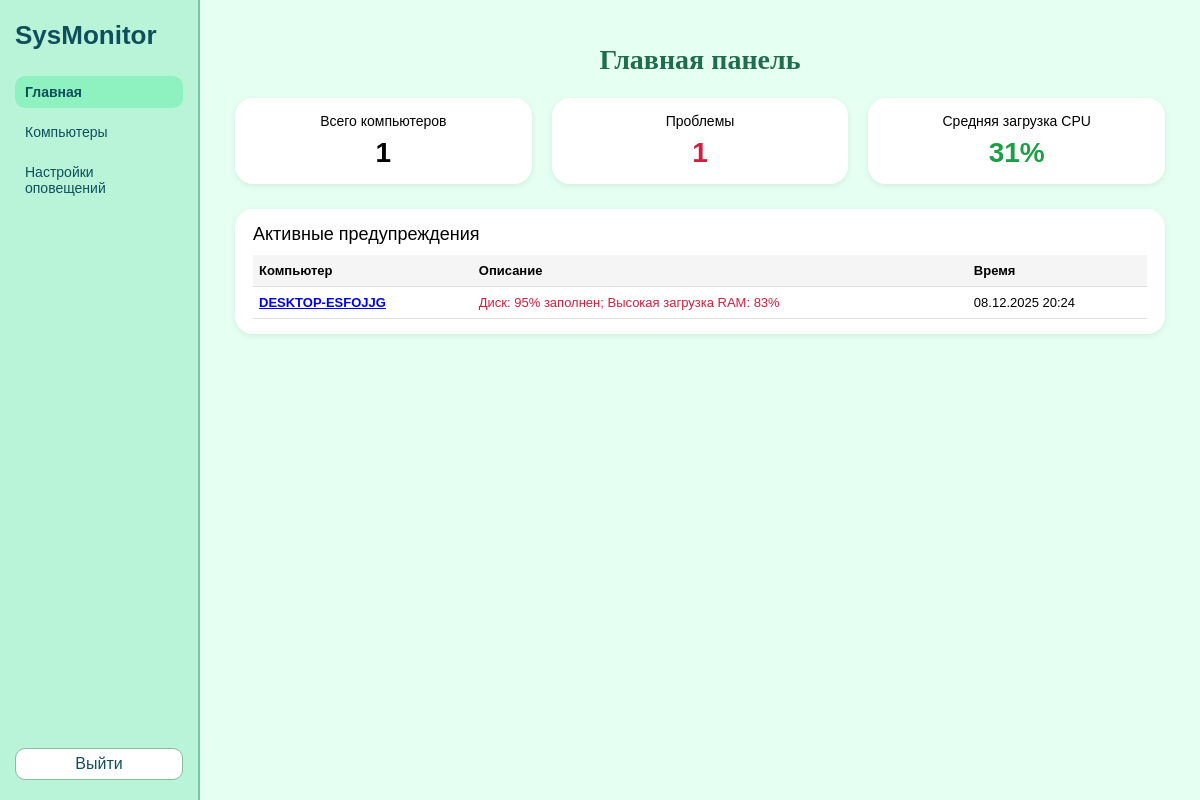
Page /dashboard (signed in) on the earlier database version.
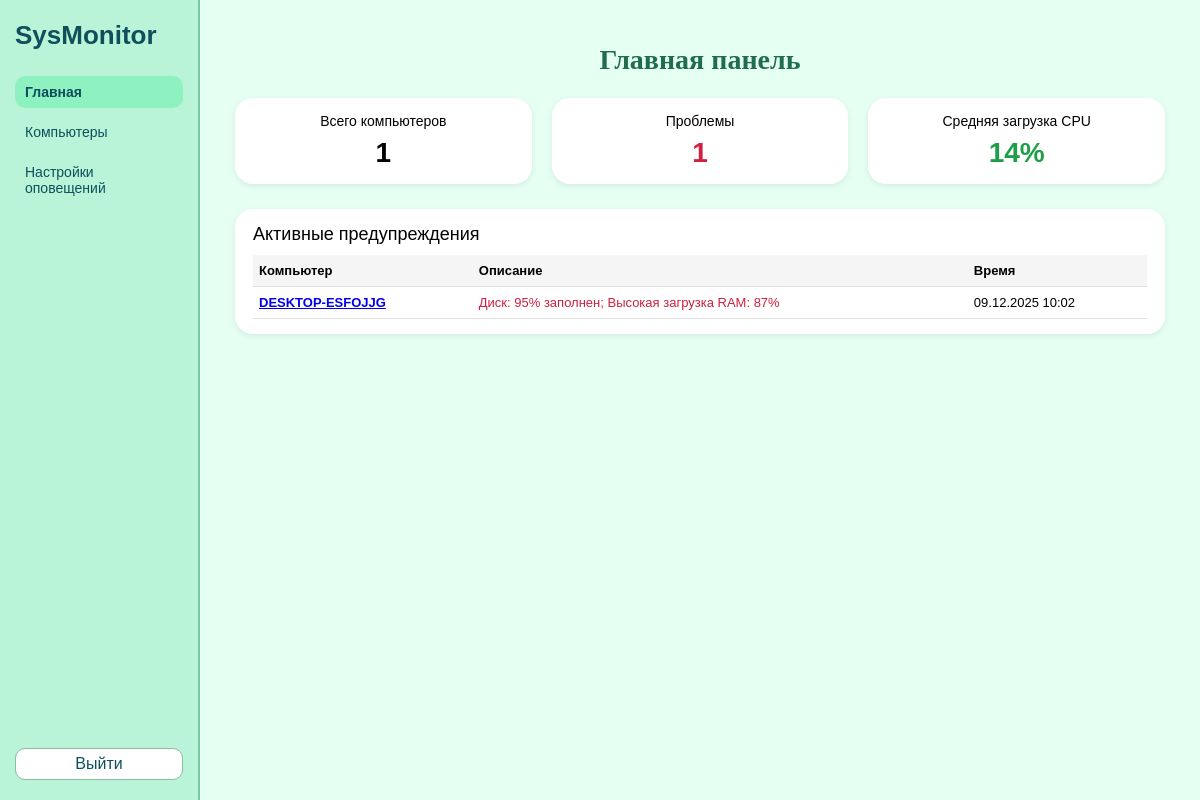
Same page on the later database version.
### app/models.py (models this page shows)
class Computer(db.Model):
    id = db.Column(db.Integer, primary_key=True)
    hostname = db.Column(db.String(128), unique=True, nullable=False)
    created_at = db.Column(db.DateTime, default=datetime.utcnow)
    metrics = db.relationship('Metric', backref='computer', lazy=True, cascade="all, delete-orphan")

class Metric(db.Model):
    id = db.Column(db.Integer, primary_key=True)
    computer_id = db.Column(db.Integer, db.ForeignKey('computer.id'), nullable=False)
    cpu_percent = db.Column(db.Float)
    memory_usage = db.Column(db.Float)
    disk_usage = db.Column(db.Float)
    processes = db.Column(db.Integer)
    timestamp = db.Column(db.DateTime, default=datetime.utcnow)

### app/routes.py (the view)
@main.route('/dashboard')
@login_required
def dashboard():
    computers = Computer.query.all()
    total = len(computers)
    alerts = []
    cpu_values = []
    thresholds = get_thresholds()
    for comp in computers:
        last = comp.metrics[-1] if comp.metrics else None
        if not last:
            continue
        cpu_values.append(last.cpu_percent or 0)
        problems_for_comp = []
        if last.disk_usage is not None and last.disk_usage >= thresholds['disk']:
            problems_for_comp.append(f"Диск: {int(last.disk_usage)}% заполнен")
        if last.memory_usage is not None and last.memory_usage >= thresholds['ram']:
            problems_for_comp.append(f"Высокая загрузка RAM: {int(last.memory_usage)}%")
        if last.cpu_percent is not None and last.cpu_percent >= thresholds['cpu']:
            problems_for_comp.append(f"Высокая загрузка CPU: {int(last.cpu_percent)}%")
        if problems_for_comp:
            alerts.append({
                "computer": comp,
                "message": "; ".join(problems_for_comp),
                "timestamp": last.timestamp,
            })
    problems_count = len(alerts)
    avg_cpu = int(sum(cpu_values) / len(cpu_values)) if cpu_values else 0
    return render_template(
        'dashboard.html',
        total_computers=total,
        problems_count=problems_count,
        avg_cpu=avg_cpu,
        alerts=alerts,
        thresholds=thresholds
    )

### app/routes.py (called while the page is built)
def get_thresholds():
    return {
        'cpu': session.get('cpu_threshold', DEFAULT_CPU_THRESHOLD),
        'ram': session.get('ram_threshold', DEFAULT_RAM_THRESHOLD),
        'disk': session.get('disk_threshold', DEFAULT_DISK_THRESHOLD),
    }

def login_required(view_func):
    @wraps(view_func)
    def wrapper(*args, **kwargs):
        if not session.get('logged_in'):
            return redirect(url_for('main.login'))
        return view_func(*args, **kwargs)
    return wrapper

### app/templates/dashboard.html (shortened to what this page needs)
<!DOCTYPE html>
<html lang="ru">
<head>
</head>
<body>
<div class="app">
    <aside class="sidebar">
        <div class="logo-text">SysMonitor</div>
        <div class="menu-item active">
            <a href="{{ url_for('main.dashboard') }}">Главная</a>
        </div>
        <div class="menu-item">
            <a href="{{ url_for('main.index') }}">Компьютеры</a>
        </div>
        <div class="menu-item">
            <a href="{{ url_for('main.alerts_settings') }}">Настройки оповещений</a>
        </div>
        <div class="menu-footer">
            <div class="logout-btn">
                <a href="{{ url_for('main.logout') }}">Выйти</a>
            </div>
        </div>
    </aside>
    <main class="main">
        <h1 class="main-title">Главная панель</h1>
        <div class="cards-row">
            <div class="card">
                <div class="card-title">Всего компьютеров</div>
                <div class="card-value-main">{{ total_computers }}</div>
            </div>
            <div class="card">
                <div class="card-title">Проблемы</div>
                <div class="card-value-main card-value-red">{{ problems_count }}</div>
            </div>
            <div class="card">
                <div class="card-title">Средняя загрузка CPU</div>
                <div class="card-value-main card-value-green">{{ avg_cpu }}%</div>
            </div>
        </div>
        <div class="alerts-block">
            <div class="alerts-title">Активные предупреждения</div>
            {% if alerts %}
                <table>
                    <tr>
                        <th>Компьютер</th>
                        <th>Описание</th>
                        <th>Время</th>
                    </tr>
                    {% for item in alerts %}
                        <tr>
                            <td class="alert-name">
                                <a href="{{ url_for('main.computer_detail', comp_id=item.computer.id) }}">
                                    {{ item.computer.hostname }}
                                </a>
                            </td>
                            <td class="alert-crit">{{ item.message }}</td>
                            <td>{{ item.timestamp.strftime('%d.%m.%Y %H:%M') }}</td>
                        </tr>
                    {% endfor %}
                </table>
            {% else %}
                <p>Активных предупреждений нет.</p>
            {% endif %}
        </div>
    </main>
</div>
</body>
</html>

Differences in the rows shown:
no longer on this page (row unchanged): Metric: timestamp "08.12.2025 20:24"
added Metric: timestamp "09.12.2025 10:02"
Other differences:
{{ avg_cpu }}: "31" → "14"
new list line: "DESKTOP-ESFOJJG"
new list line: "Диск: 95% заполнен; Высокая загрузка RAM: 87%"
list line gone: "DESKTOP-ESFOJJG"
list line gone: "Диск: 95% заполнен; Высокая загрузка RAM: 83%"
